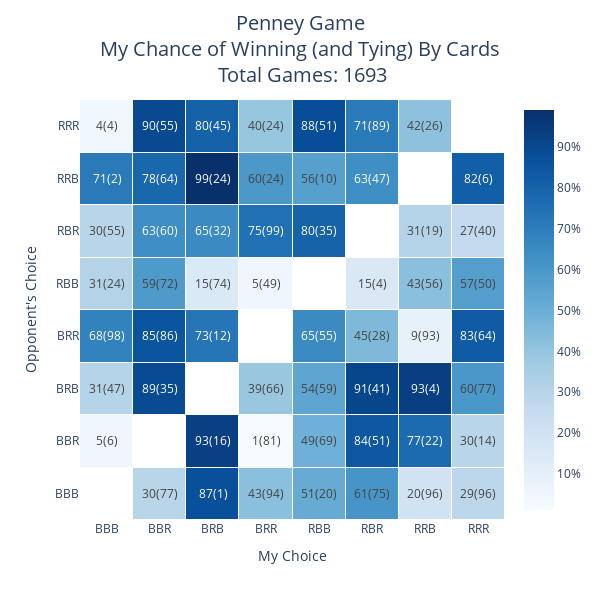
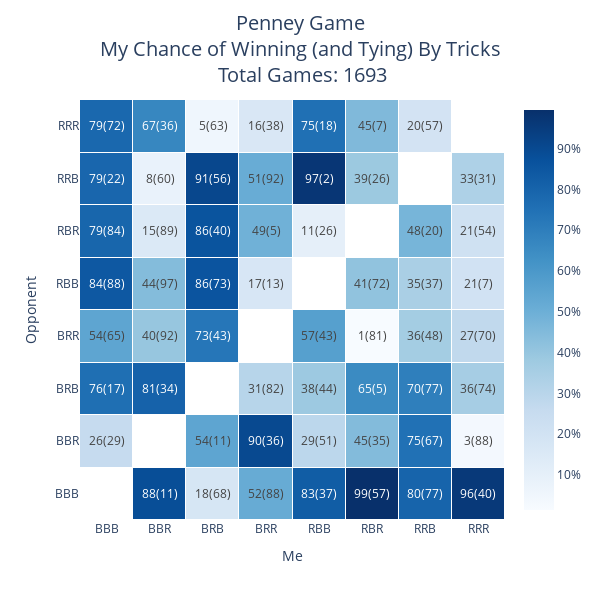

The code cell stored with these charts, in order, in its notebook:
### Code cell
create_heatmap('png', save_graphs_together=False)

### Figure 1 — Plotly figure (JSON) as saved in the notebook; plotly's stock layout.template omitted (floating-point values rounded to 4 significant figures)
{"data": [{"colorbar": {"tickformat": ".0%"}, "colorscale": [[0, "rgb(247,251,255)"], [0.125, "rgb(222,235,247)"], [0.25, "rgb(198,219,239)"], [0.375, "rgb(158,202,225)"], [0.5, "rgb(107,174,214)"], [0.625, "rgb(66,146,198)"], [0.75, "rgb(33,113,181)"], [0.875, "rgb(8,81,156)"], [1, "rgb(8,48,107)"]], "hoverongaps": false, "text": [["", "30(77)", "87(1)", "43(94)", "51(20)", "61(75)", "20(96)", "29(96)"], ["5(6)", "", "93(16)", "1(81)", "49(69)", "84(51)", "77(22)", "30(14)"], ["31(47)", "89(35)", "", "39(66)", "54(59)", "91(41)", "93(4)", "60(77)"], ["68(98)", "85(86)", "73(12)", "", "65(55)", "45(28)", "9(93)", "83(64)"], ["31(24)", "59(72)", "15(74)", "5(49)", "", "15(4)", "43(56)", "57(50)"], ["30(55)", "63(60)", "65(32)", "75(99)", "80(35)", "", "31(19)", "27(40)"], ["71(2)", "78(64)", "99(24)", "60(24)", "56(10)", "63(47)", "", "82(6)"], ["4(4)", "90(55)", "80(45)", "40(24)", "88(51)", "71(89)", "42(26)", ""]], "texttemplate": "%{text}", "type": "heatmap", "x": ["BBB", "BBR", "BRB", "BRR", "RBB", "RBR", "RRB", "RRR"], "xgap": 1, "y": ["BBB", "BBR", "BRB", "BRR", "RBB", "RBR", "RRB", "RRR"], "ygap": 1, "z": [[null, 0.2999, 0.8724, 0.4264, 0.5141, 0.6097, 0.2014, 0.2858], [0.04887, null, 0.93, 0.0113, 0.4933, 0.8424, 0.7686, 0.2973], [0.3062, 0.8907, null, 0.3914, 0.5408, 0.9083, 0.9345, 0.5999], [0.6838, 0.8525, 0.7295, null, 0.6509, 0.453, 0.08886, 0.8277], [0.3109, 0.5871, 0.1522, 0.04658, null, 0.1545, 0.4272, 0.5733], [0.2971, 0.6339, 0.6494, 0.7504, 0.7997, null, 0.3119, 0.2692], [0.7116, 0.785, 0.9911, 0.5979, 0.5625, 0.6341, null, 0.8154], [0.04487, 0.8973, 0.8029, 0.3966, 0.8817, 0.7077, 0.4187, null]]}], "layout": {"height": 600, "plot_bgcolor": "white", "title": {"font": {"size": 20}, "text": "Penney Game<br>My Chance of Winning (and Tying) By Cards<br> Total Games: 1693", "x": 0.5, "y": 0.95}, "width": 600, "xaxis": {"autorange": true, "range": [-0.5, 7.5], "title": {"text": "My Choice"}, "type": "category"}, "yaxis": {"autorange": true, "range": [-0.5, 7.5], "title": {"text": "Opponent's Choice"}, "type": "category"}}}

### Figure 2 — Plotly figure (JSON) as saved in the notebook; plotly's stock layout.template omitted (floating-point values rounded to 4 significant figures)
{"data": [{"colorbar": {"tickformat": ".0%"}, "colorscale": [[0, "rgb(247,251,255)"], [0.125, "rgb(222,235,247)"], [0.25, "rgb(198,219,239)"], [0.375, "rgb(158,202,225)"], [0.5, "rgb(107,174,214)"], [0.625, "rgb(66,146,198)"], [0.75, "rgb(33,113,181)"], [0.875, "rgb(8,81,156)"], [1, "rgb(8,48,107)"]], "hoverongaps": false, "text": [["", "88(11)", "18(68)", "52(88)", "83(37)", "99(57)", "80(77)", "96(40)"], ["26(29)", "", "54(11)", "90(36)", "29(51)", "45(35)", "75(67)", "3(88)"], ["76(17)", "81(34)", "", "31(82)", "38(44)", "65(5)", "70(77)", "36(74)"], ["54(65)", "40(92)", "73(43)", "", "57(43)", "1(81)", "36(48)", "27(70)"], ["84(88)", "44(97)", "86(73)", "17(13)", "", "41(72)", "35(37)", "21(7)"], ["79(84)", "15(89)", "86(40)", "49(5)", "11(26)", "", "48(20)", "21(54)"], ["79(22)", "8(60)", "91(56)", "51(92)", "97(2)", "39(26)", "", "33(31)"], ["79(72)", "67(36)", "5(63)", "16(38)", "75(18)", "45(7)", "20(57)", ""]], "texttemplate": "%{text}", "type": "heatmap", "x": ["BBB", "BBR", "BRB", "BRR", "RBB", "RBR", "RRB", "RRR"], "xgap": 1, "y": ["BBB", "BBR", "BRB", "BRR", "RBB", "RBR", "RRB", "RRR"], "ygap": 1, "z": [[null, 0.8843, 0.1785, 0.5163, 0.8276, 0.9947, 0.798, 0.9609], [0.2608, null, 0.5426, 0.9016, 0.2887, 0.4458, 0.7501, 0.03488], [0.7583, 0.8057, null, 0.3056, 0.3845, 0.653, 0.6989, 0.3586], [0.5443, 0.399, 0.73, null, 0.5662, 0.01445, 0.3626, 0.2735], [0.8449, 0.4436, 0.8594, 0.1719, null, 0.4144, 0.3452, 0.2056], [0.7914, 0.1507, 0.8601, 0.4919, 0.1051, null, 0.4756, 0.2149], [0.7912, 0.08165, 0.91, 0.514, 0.9707, 0.388, null, 0.3321], [0.7856, 0.6679, 0.05133, 0.1639, 0.7523, 0.4549, 0.1955, null]]}], "layout": {"height": 600, "plot_bgcolor": "white", "title": {"font": {"size": 20}, "text": "Penney Game<br>My Chance of Winning (and Tying) By Tricks<br> Total Games: 1693", "x": 0.5, "y": 0.95}, "width": 600, "xaxis": {"autorange": true, "range": [-0.5, 7.5], "title": {"text": "Me"}, "type": "category"}, "yaxis": {"autorange": true, "range": [-0.5, 7.5], "title": {"text": "Opponent"}, "type": "category"}}}
